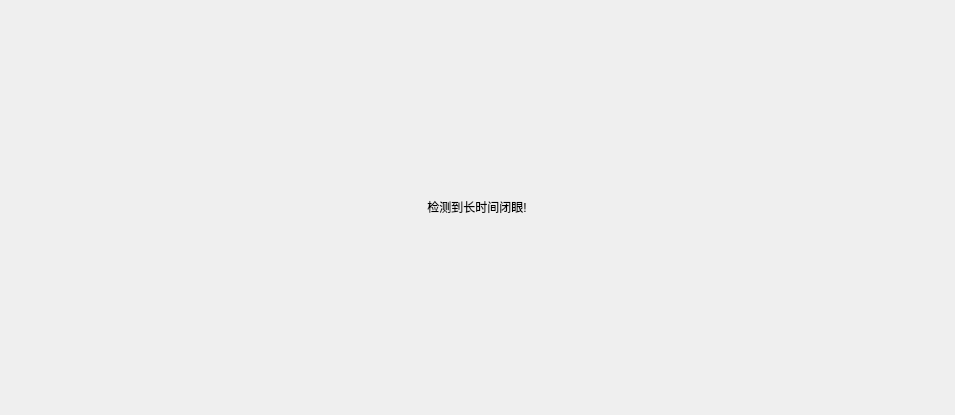
<?xml version="1.0" encoding="UTF-8"?>
<ui version="4.0">
 <class>WarningWidgetVT</class>
 <widget class="QWidget" name="WarningWidgetVT">
  <property name="geometry">
   <rect>
    <x>0</x>
    <y>0</y>
    <width>955</width>
    <height>415</height>
   </rect>
  </property>
  <property name="windowTitle">
   <string>Form</string>
  </property>
  <layout class="QHBoxLayout" name="horizontalLayout">
   <item>
    <widget class="QWidget" name="widget" native="true">
     <layout class="QHBoxLayout" name="horizontalLayout_2">
      <item>
       <widget class="QLabel" name="label">
        <property name="maximumSize">
         <size>
          <width>742</width>
          <height>100</height>
         </size>
        </property>
        <property name="text">
         <string>检测到长时间闭眼!</string>
        </property>
        <property name="alignment">
         <set>Qt::AlignCenter</set>
        </property>
       </widget>
      </item>
     </layout>
    </widget>
   </item>
  </layout>
 </widget>
 <resources/>
 <connections/>
</ui>
